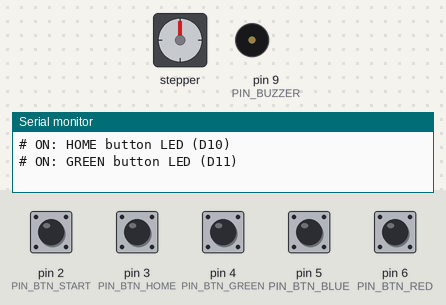
This sketch was run on a simulated Arduino Uno, built with avr-gcc and run on an emulated ATmega328P. On the bench: stepper motor, buzzer (waves = sounding), the last lines printed to the serial monitor. Wiring (inferred from the names in the program): stepper motor (2048 steps per turn assumed): coils pin 10, pin 11, pin 12, pin 13. The inputs (shaded band) are chosen by the test bench; at power-on: pin 2 (PIN_BTN_START), pin 3 (PIN_BTN_HOME), pin 4 (PIN_BTN_GREEN), pin 5 (PIN_BTN_BLUE), pin 6 (PIN_BTN_RED) HIGH.

Above: at 1.2 s.
1.3 s: pin 2 (PIN_BTN_START) pulled LOW for 0.15 s
At 2.8 s:
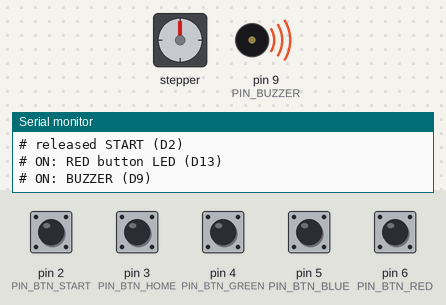
4.4 s: pin 3 (PIN_BTN_HOME) pulled LOW for 0.15 s
6.9 s: pin 4 (PIN_BTN_GREEN) pulled LOW for 0.15 s
9.9 s: pin 5 (PIN_BTN_BLUE) pulled LOW for 0.15 s
12.9 s: pin 6 (PIN_BTN_RED) pulled LOW for 0.15 s
Timing chart, 0 to 16.5 s (numbered marks = the images above; inputs shaded):
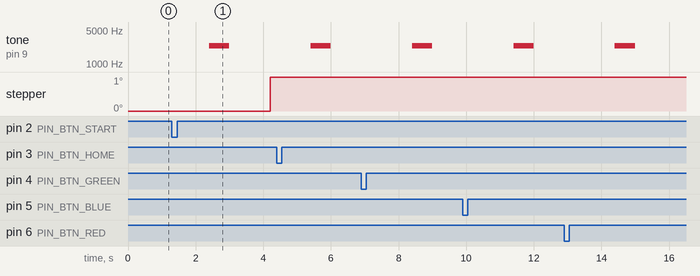

The sketch:

io_test.ino
```cpp
/*
  io_test.ino  —  ReMotion, ECE 198 Group 19

  PURPOSE
    Checks every button, LED and the buzzer WITHOUT the IMUs.

    1. Cycles through the outputs one at a time (about 0.6 s each):
         HOME LED (D10) -> GREEN LED (D11) -> BLUE LED (D12) -> RED LED (D13)
         -> buzzer beep (D9)
       and prints which one should be on.
    2. Prints a line every time a button is pressed or released.
       While you hold a mat button, its own LED also lights, so you can
       check each button matches its LED.

  WIRING (from the KiCad schematic)
    Buttons: one tab to pin, other tab to GND, INPUT_PULLUP, LOW = pressed.
      D2 START (SW5), D3 HOME (SW1), D4 GREEN (SW2), D5 BLUE (SW3), D6 RED (SW4)
    Button LEDs go through 2N3904 transistors Q1-Q4 (pin HIGH = LED on).
    Buzzer goes through 2N3904 Q5 on D9.

  What to look for
    - An LED that never lights: check its transistor (E to GND, C to LED -),
      the 1k base resistor, and the LED's + to 5V.
    - A button that prints nothing: check its two wires (pin and GND).
    - A button that prints pressed/released many times per press: it bounces
      (normal; the main sketch debounces), or a loose wire.
*/

// ---------------- Pins ----------------
const uint8_t PIN_BTN_START = 2;
const uint8_t PIN_BTN_HOME  = 3;
const uint8_t PIN_BTN_GREEN = 4;
const uint8_t PIN_BTN_BLUE  = 5;
const uint8_t PIN_BTN_RED   = 6;

const uint8_t PIN_BUZZER    = 9;
const uint8_t PIN_LED_HOME  = 10;
const uint8_t PIN_LED_GREEN = 11;
const uint8_t PIN_LED_BLUE  = 12;
const uint8_t PIN_LED_RED   = 13;

// ---------------- Settings ----------------
const uint32_t STEP_MS   = 600;   // how long each output stays on
const uint16_t BEEP_HZ   = 2400;  // buzzer frequency (works for active or passive buzzers)
const bool BUZZER_USE_TONE = true; // false = plain on/off (only for an active buzzer)

// ---------------- Tables ----------------
const uint8_t NUM_BUTTONS = 5;
const uint8_t buttonPins[NUM_BUTTONS]  = { PIN_BTN_HOME, PIN_BTN_GREEN, PIN_BTN_BLUE, PIN_BTN_RED, PIN_BTN_START };
const char*   buttonNames[NUM_BUTTONS] = { "HOME (D3)", "GREEN (D4)", "BLUE (D5)", "RED (D6)", "START (D2)" };
// The LED that belongs to each button (START has none connected -> 0)
const uint8_t buttonLeds[NUM_BUTTONS]  = { PIN_LED_HOME, PIN_LED_GREEN, PIN_LED_BLUE, PIN_LED_RED, 0 };

// Output sequence. The last step is the buzzer.
const uint8_t NUM_STEPS = 5;
const uint8_t stepPins[NUM_STEPS]  = { PIN_LED_HOME, PIN_LED_GREEN, PIN_LED_BLUE, PIN_LED_RED,
                                       PIN_BUZZER };
const char*   stepNames[NUM_STEPS] = { "HOME button LED (D10)", "GREEN button LED (D11)",
                                       "BLUE button LED (D12)", "RED button LED (D13)",
                                       "BUZZER (D9)" };

bool lastPressed[NUM_BUTTONS];
uint8_t step = 0;
uint32_t stepStartMs = 0;

void buzzerOn()  { if (BUZZER_USE_TONE) tone(PIN_BUZZER, BEEP_HZ); else digitalWrite(PIN_BUZZER, HIGH); }
void buzzerOff() { if (BUZZER_USE_TONE) noTone(PIN_BUZZER);        digitalWrite(PIN_BUZZER, LOW); }

void allOutputsOff() {
  for (uint8_t i = 0; i < NUM_STEPS; i++) digitalWrite(stepPins[i], LOW);
  buzzerOff();
}

void startStep(uint8_t s) {
  allOutputsOff();
  Serial.print("# ON: ");
  Serial.println(stepNames[s]);
  if (stepPins[s] == PIN_BUZZER) buzzerOn();
  else digitalWrite(stepPins[s], HIGH);
}

void setup() {
  Serial.begin(115200);
  while (!Serial && millis() < 3000) { }

  for (uint8_t i = 0; i < NUM_BUTTONS; i++) {
    pinMode(buttonPins[i], INPUT_PULLUP);
    lastPressed[i] = false;
  }
  for (uint8_t i = 0; i < NUM_STEPS; i++) {
    pinMode(stepPins[i], OUTPUT);
    digitalWrite(stepPins[i], LOW);
  }

  Serial.println("# IO test: cycling outputs, press any button to see it here");
  stepStartMs = millis();
  startStep(step);
}

void loop() {
  uint32_t now = millis();

  // ---- 1. Cycle outputs ----
  if (now - stepStartMs >= STEP_MS) {
    stepStartMs = now;
    step = (step + 1) % NUM_STEPS;
    startStep(step);
  }

  // ---- 2. Report buttons ----
  for (uint8_t i = 0; i < NUM_BUTTONS; i++) {
    bool pressed = (digitalRead(buttonPins[i]) == LOW);   // LOW = pressed
    if (pressed != lastPressed[i]) {
      lastPressed[i] = pressed;
      Serial.print(pressed ? "# PRESSED  " : "# released ");
      Serial.println(buttonNames[i]);
    }
    // While a mat button is held, keep its LED on (overrides the cycle)
    if (pressed && buttonLeds[i] != 0) digitalWrite(buttonLeds[i], HIGH);
    else if (!pressed && buttonLeds[i] != 0 && stepPins[step] != buttonLeds[i]) digitalWrite(buttonLeds[i], LOW);
  }
}
```
